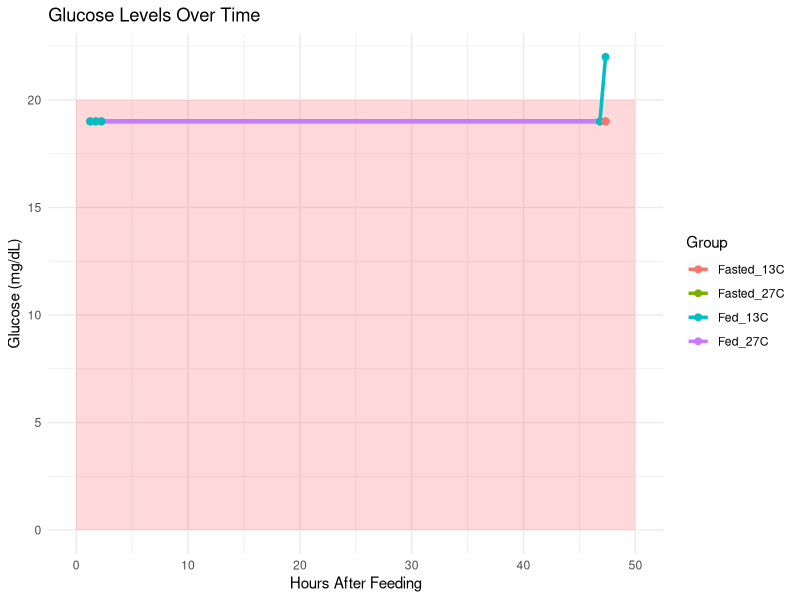
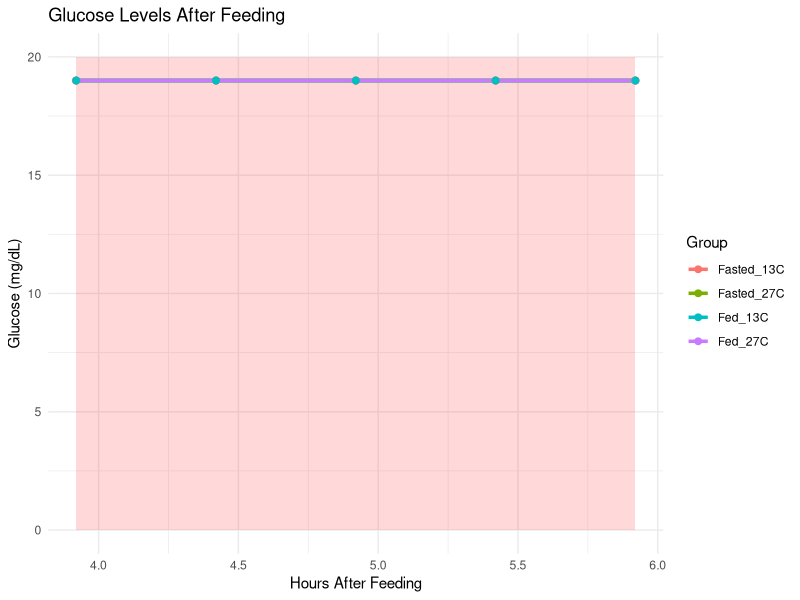
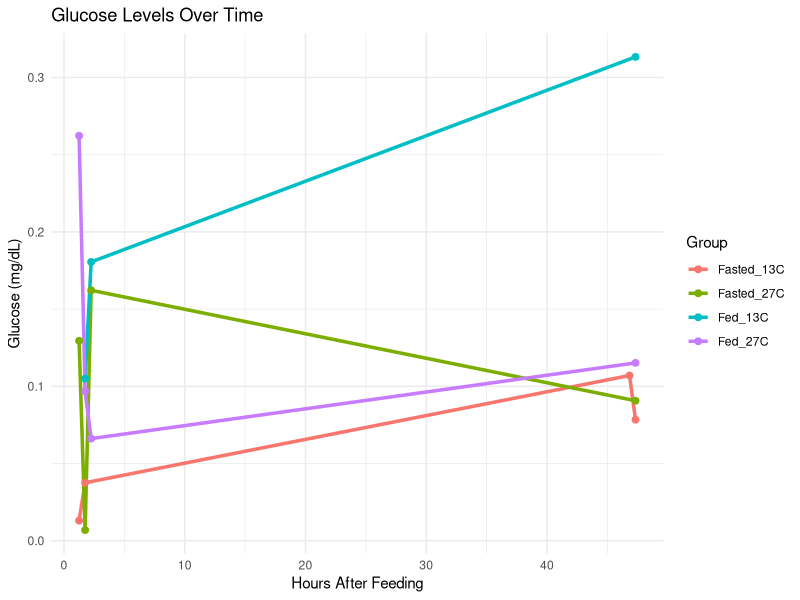
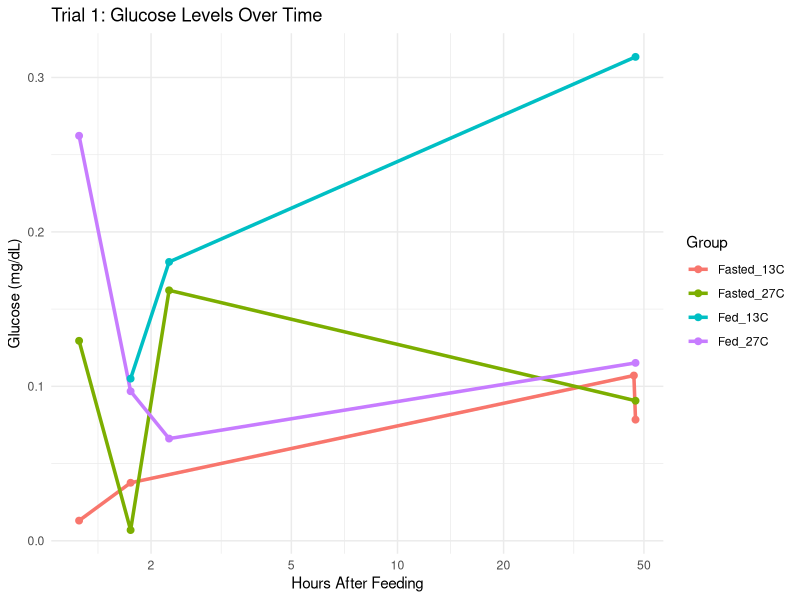
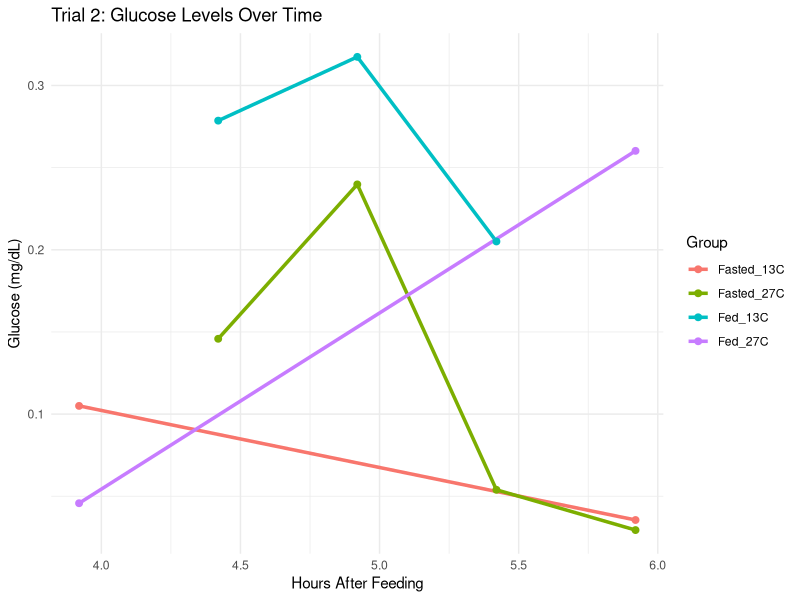

Generate these figures, in order, with R:

library(ggplot2)
library(tidyr)


#WEEK1
# Define your data directly
glucose_data <- data.frame(
  hours = c(1.25, 1.75, 2.25, 46.83, 47.33),
  Fasted_27C = c(19, 19, 19, 19, 19),
  Fed_27C = c(19, 19, 19, 19, 19),
  Fasted_13C = c(19, 19, 19, 19, 19),
  Fed_13C = c(19, 19, 19, 19, 22) 
)

# Convert from wide to long format for ggplot
long_data <- pivot_longer(glucose_data, 
                          cols = -hours, 
                          names_to = "Group", 
                          values_to = "Glucose")

# Make the plot
ggplot(long_data, aes(x = hours, y = Glucose, color = Group)) +
  annotate("rect", xmin = 0, xmax = 50, ymin = 0, ymax = 20,
           fill = "red", alpha = 0.15) +
  geom_line(size = 1.2) +
  geom_point(size = 2) +
  labs(title = "Glucose Levels Over Time",
       x = "Hours After Feeding",
       y = "Glucose (mg/dL)") +
  theme_minimal()






#WEEK2
# Define your data
glucose_data <- data.frame(
  hours = c(3.92, 4.42, 4.92, 5.42, 5.92),
  Fasted_27C = c(19, 19, 19, 19, 19),
  Fed_27C = c(19, 19, 19, 19, 19),
  Fasted_13C = c(19, 19, 19, 19, 19),
  Fed_13C = c(19, 19, 19, 19, 19)
)

# Convert to long format for ggplot
long_data_week2 <- pivot_longer(glucose_data, 
                          cols = -hours, 
                          names_to = "Group", 
                          values_to = "Glucose")

# Plot
ggplot(long_data_week2, aes(x = hours, y = Glucose, color = Group)) +
  annotate("rect", xmin = min(glucose_data$hours), xmax = max(glucose_data$hours),
           ymin = 0, ymax = 20, fill = "red", alpha = 0.15) +
  geom_line(size = 1.2) +
  geom_point(size = 2) +
  labs(title = "Glucose Levels After Feeding",
       x = "Hours After Feeding",
       y = "Glucose (mg/dL)") +
  theme_minimal()

############################


#week1-1
library(tidyverse)
# Define your data
glucose_data1 <- data.frame(
  hours = c(1.25, 1.75, 2.25, 46.83, 47.33),
  Fasted_27C = c(0.12949346, 0.00694444, 0.1621732, NA, 0.09068627),
  Fed_27C = c(0.2622549, 0.09681373, 0.06617647, NA, 0.11519608),
  Fasted_13C = c(0.0130719, 0.0375817, NA, 0.10702614, 0.07843137),
  Fed_13C = c(NA, 0.10498366, 0.18055556, NA, 0.31331699)
)

# Convert from wide to long format
long_data1 <- pivot_longer(glucose_data1,
                           cols = -hours,
                           names_to = "Group",
                           values_to = "Glucose")

# Remove rows with NA in Glucose
long_data1 <- long_data1 %>% filter(!is.na(Glucose))

# Make the plot (no annotation)
ggplot(long_data1, aes(x = hours, y = Glucose, color = Group, group = Group)) +
  geom_line(size = 1.2) +
  geom_point(size = 2) +
  labs(title = "Glucose Levels Over Time",
       x = "Hours After Feeding",
       y = "Glucose (mg/dL)") +
  theme_minimal()

##MAYBE
ggplot(long_data1, aes(x = hours, y = Glucose, color = Group, group = Group)) +
  geom_line(size = 1.2) +
  geom_point(size = 2) +
  scale_x_log10(breaks = c(1, 2, 5, 10, 20, 50)) +  # customize breaks as needed
  labs(title = "Trial 1: Glucose Levels Over Time",
       x = "Hours After Feeding",
       y = "Glucose (mg/dL)") +
  theme_minimal()


#########
#week2
glucose_data2 <- data.frame(
  hours = c(3.92, 4.42, 4.92, 5.42, 5.92),
  Fasted_27C = c(NA, 0.14583333, 0.23978758, 0.05392157, 0.02941176),
  Fed_27C = c(0.04575163, NA, NA, NA, 0.26021242),
  Fasted_13C = c(0.10498366, NA, NA, NA, 0.03553922),
  Fed_13C = c(NA, 0.27859477, 0.31740196, 0.20506536, NA)
)

# Convert from wide to long format
long_data2 <- pivot_longer(glucose_data2,
                           cols = -hours,
                           names_to = "Group",
                           values_to = "Glucose")

# Remove rows with NA in Glucose
long_data2 <- long_data2 %>% filter(!is.na(Glucose))

# Make the plot (no annotation)
ggplot(long_data2, aes(x = hours, y = Glucose, color = Group, group = Group)) +
  geom_line(size = 1.2) +
  geom_point(size = 2) +
  labs(title = "Trial 2: Glucose Levels Over Time",
       x = "Hours After Feeding",
       y = "Glucose (mg/dL)") +
  theme_minimal()

